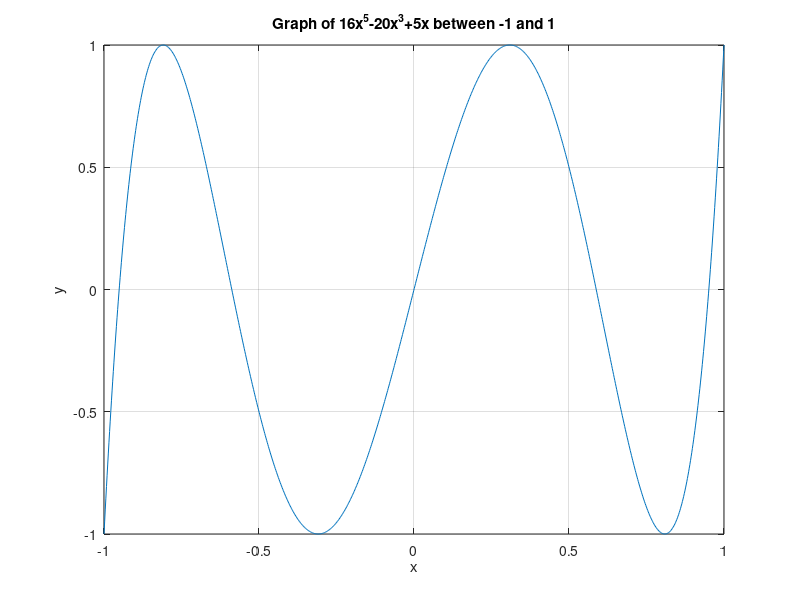

MATLAB code to generate this figure: (Note: this script raises an error after producing the figure.)
function [zc,ec,x,f] = test_zero()
%Creates row vector of 1000 evenly spaced nodes
x = linspace(-1,1,1000);
%Initializes f output as an empty vector
f = [];
%Defines Fifth-Order Chebyshev polynomial
y = @(x) 16*x.^5-20*x.^3+5*x;
%Fills f with function evaluated at x
f = [f;y(x);];
%Plots graph of function
figure(1)
clf
plot(x,y(x));
xlabel('x');
ylabel('y');
title('Graph of 16x^5-20x^3+5x between -1 and 1');
grid on;
%Sets z0 
z0 = cos(9*pi/10);
ec = [];
[zc,iter,res,his] = chord_method(y,-.99,-.9,10^-15,20000);
%Creates error vector
ec = abs(his-zc)
%Creates convergence history graph
figure(2)
clf
semilogy(ec,'Linewidth',1.5);
grid;
xlabel('$k$','Interpreter','Latex');
ylabel('$e_{k}$','Interpreter','Latex');
title('Convergence History');
%Creates e_k vs e_k+1 graph
figure(3)
clf
loglog(ec(1:end-1),ec(2:end),'r-','Linewidth',1.5);
grid;
xlabel('$e_{k}$','Interpreter','Latex');
ylabel('$e_{k+1}$','Interpreter','Latex');
title('e_{k+1} vs e_k');
end

